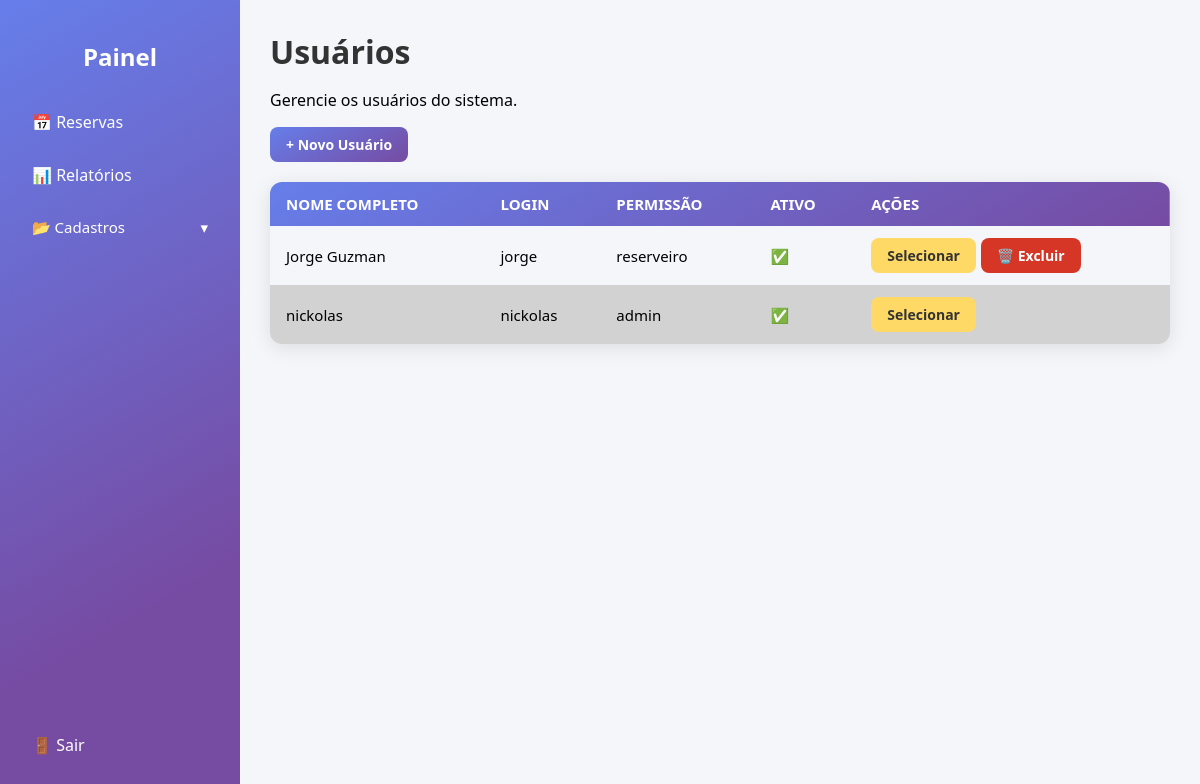
The app's page /usuarios/index.php (signed in), older data.
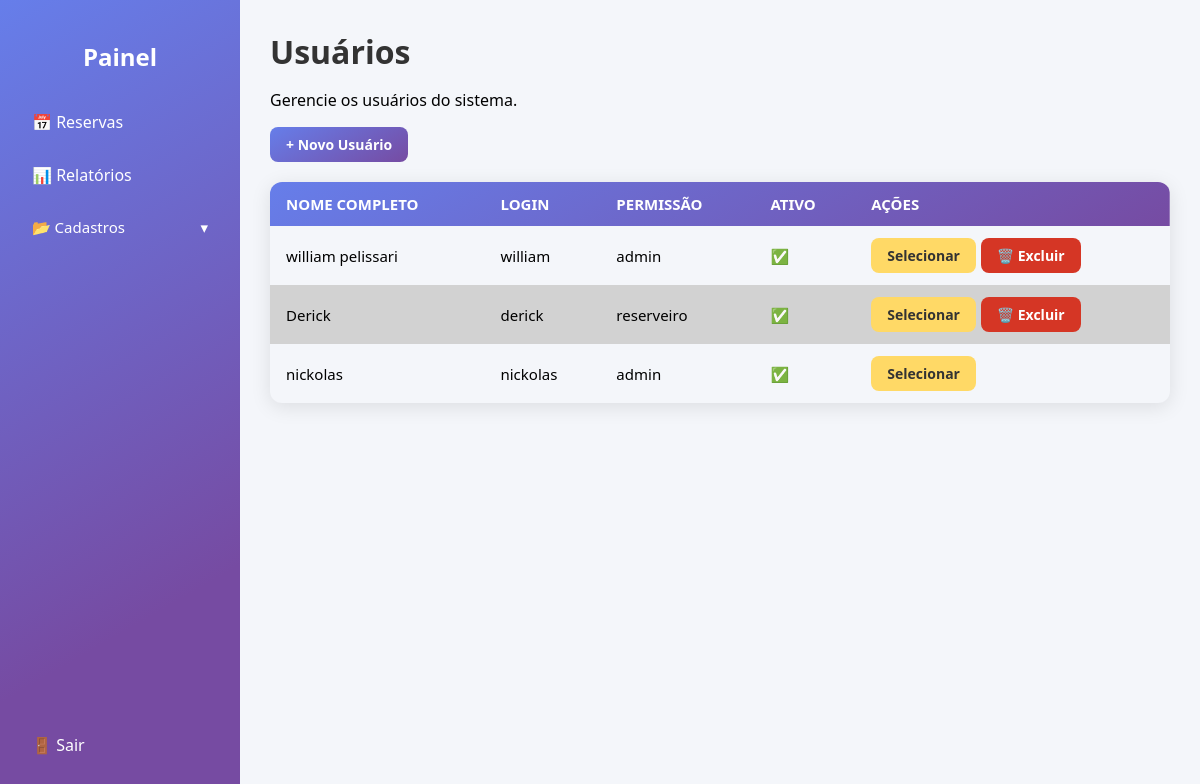
The same page, newer data.
### tables this page shows
CREATE TABLE `usuarios` (
  `id_usuario` int(11) NOT NULL,
  `nome_completo` varchar(100) NOT NULL,
  `login` varchar(50) NOT NULL,
  `senha` varchar(255) NOT NULL,
  `tipo_permissao` enum('admin','reserveiro') NOT NULL,
  `data_nascimento` date DEFAULT NULL,
  `telefone` varchar(20) DEFAULT NULL,
  `observacoes` text DEFAULT NULL,
  `ativo` tinyint(1) DEFAULT 1
);

### usuarios/index.php (the view, shortened to what this page needs)
<?php
include '../includes/db.php';
$css_pagina = ["../assets/css/painel.css", "../assets/css/crud.css"];
include '../includes/header.php';
?>
<div class="painel-container">
    <?php include '../includes/sidebar.php'; ?>
    <main class="conteudo">
        <header class="painel-header">
            <h1>Usuários</h1>
            <p>Gerencie os usuários do sistema.</p>
        </header>
        <div class="area-crud">
            <a href="./create.php" class="btn btn-novo">+ Novo Usuário</a>
            <?php
                $query = "SELECT * FROM usuarios ORDER BY id_usuario DESC";
                $result = $conn->query($query);
            ?>
            <div class="tabela-wrapper">
                <table class="tabela-crud">
                    <thead>
                        <tr>
                            <th>Nome Completo</th>
                            <th>Login</th>
                            <th>Permissão</th>
                            <th>Ativo</th>
                            <th>Ações</th>
                        </tr>
                    </thead>
                    <tbody>
                        <?php while ($row = $result->fetch_assoc()): ?>
                            <tr>
                                <td data-label="Nome"><?= htmlspecialchars($row['nome_completo']) ?></td>
                                <td data-label="Login"><?= htmlspecialchars($row['login']) ?></td>
                                <td data-label="Permissão"><?= ($row['tipo_permissao']) ?></td>
                                <td data-label="Ativo"><?= $row['ativo'] ? '✅' : '❌' ?></td>
                                <td data-label="Ações">
                                    <a href="./edit.php?id=<?= $row['id_usuario'] ?>" class="btn-editar">Selecionar</a>
                                    <?php if ($row['id_usuario'] != $_SESSION['usuario_id']): ?>
                                        <a href="#" class="btn-excluir btnpopup" data-id="<?= $row['id_usuario'] ?>">🗑️ Excluir</a>
                                    <?php endif; ?>
                                </td>
                            </tr>
                        <?php endwhile; ?>
                    </tbody>
                </table>
            </div>
        </div>
    </main>
</div>
<?php
include '../includes/footer.php';
?>

### includes/header.php (shortened to what this page needs)
<!DOCTYPE html>
<html lang="pt-br">
<head>
    <?php
    if (!empty($css_pagina)) {
        if (is_array($css_pagina)) {
            foreach ($css_pagina as $css) {
                echo '<link rel="stylesheet" href="' . $css . '">';
            }
        } else {
            echo '<link rel="stylesheet" href="' . $css_pagina . '">';
        }
    }
    ?>
</head>
<body>

### includes/sidebar.php (shortened to what this page needs)
<aside class="sidebar">
    <div class="menu-topo">
        <h2>Painel</h2>
        <ul>
            <li><a href="../reservas/index.php">📅 Reservas</a></li>
            <?php if ($_SESSION['usuario_tipo'] === 'admin'): ?>
                <li><a href="../relatorios/index.php">📊 Relatórios</a></li>
                <li class="submenu">
                    <button class="submenu-toggle">📂 Cadastros <span class="seta">▾</span></button>
                </li>
            <?php endif; ?>
        </ul>
    </div>
    <div class="menu-bottom">
        <ul>
            <li><a href="#" id="btnLogout">🚪 Sair</a></li>
        </ul>
    </div>
</aside>

### includes/footer.php (shortened to what this page needs)
</body>
</html>

### assets/css/painel.css (style rules this page uses)
body { font-family: "Segoe UI", Tahoma, Geneva, Verdana, sans-serif; background-color: #f4f6fa; margin: 0; display: flex; min-height: 100vh; overflow: hidden; }
.painel-container { display: flex; width: 100%; height: 100vh; overflow: hidden; }
.sidebar { width: 240px; background: linear-gradient(150deg, #667eea 0%, #764ba2 75%); color: #fff; padding: 20px; display: flex; flex-direction: column; justify-content: space-between; height: 100vh; box-sizing: border-box; transition: transform 0.3s ease; z-index: 1000; }
.sidebar h2 { margin-bottom: 30px; text-align: center; }
.sidebar ul { list-style: none; padding: 0; }
.sidebar li { margin-bottom: 15px; }
.sidebar a { color: #fff; text-decoration: none; font-weight: 500; display: block; padding: 8px 12px; border-radius: 6px; transition: background 0.2s; }
.submenu { margin-bottom: 15px; }
.submenu .submenu-toggle { background: none; border: none; color: #fff; font-weight: 500; font-size: 15px; text-align: left; cursor: pointer; width: 100%; padding: 8px 12px; border-radius: 6px; transition: background 0.2s; }
.submenu .submenu-toggle .seta { float: right; transition: transform 0.3s ease; }
.conteudo { flex: 1; overflow-y: auto; height: 100vh; padding: 30px; box-sizing: border-box; }
.painel-header { display: block; align-items: center; justify-content: space-between; gap: 10px; }
.painel-header h1 { margin: 0; color: #333; }
a, button { font-family: "Segoe UI", Tahoma, Geneva, Verdana, sans-serif; }

### assets/css/crud.css (style rules this page uses)
.tabela-crud { width: 100%; border-collapse: collapse; margin-top: 20px; background: #f4f6fa; border-radius: 12px; overflow: hidden; box-shadow: 0 4px 20px rgba(0, 0, 0, 0.1); }
.tabela-crud thead { background: linear-gradient(150deg, #667eea 0%, #764ba2 100%); color: white; }
.tabela-crud th, .tabela-crud td { text-align: left; padding: 12px 16px; font-size: 15px; }
.tabela-crud th { font-weight: 600; text-transform: uppercase; }
.tabela-crud tbody tr:nth-child(even) { background: #d2d2d2; }
.tabela-crud td { vertical-align: middle; }
.tabela-crud td:nth-child(2), .tabela-crud td:nth-child(3) { max-width: 200px; overflow: hidden; text-overflow: ellipsis; }
.tabela-crud td:nth-child(4) { max-width: 350px; }
.tabela-crud td:nth-child(5) { font-size: 18px; }
.btn-editar, .btn-excluir, .btn-novo { display: inline-block; padding: 8px 16px; border-radius: 8px; font-size: 14px; font-weight: 600; text-decoration: none; transition: all 0.2s ease; cursor: pointer; }
.btn-editar { background: #ffd966; color: #333; }
.btn-excluir { background: #d53625; color: white; }
.btn-novo { background: linear-gradient(150deg, #667eea 0%, #764ba2 100%); color: white; }

Row changes from the older to the newer data that the page shows:
added usuarios: nome_completo "william pelissari", login "william", tipo_permissao "admin"
changed usuarios "reserveiro": nome_completo "Jorge Guzman" → "Derick"; login "jorge" → "derick"
